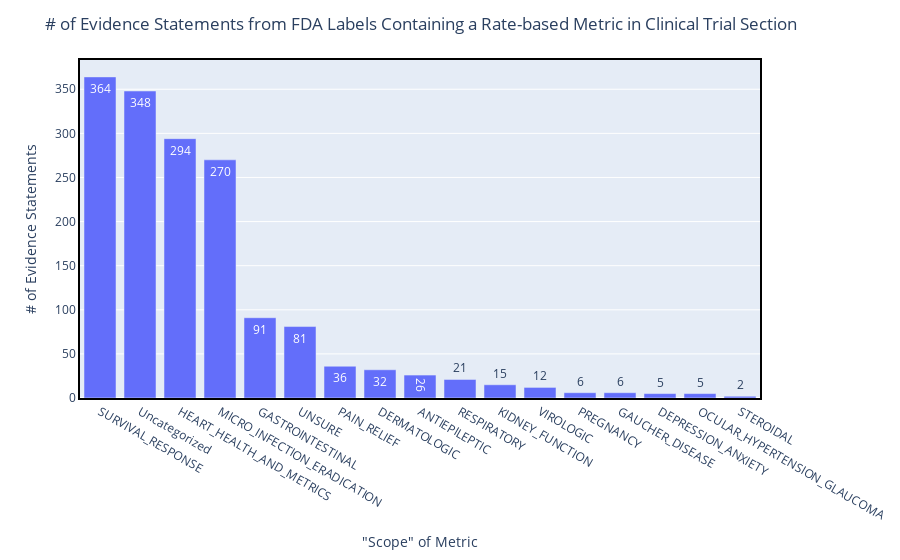

The notebook cell saved with this chart:
### Markdown cell above
### Make a Graph?

### Code cell
data_for_graph = data['bucket'].value_counts().rename_axis('Disease_Scope').reset_index(name='counts')

fig = px.bar(data_for_graph, x='Disease_Scope',y='counts', text_auto=True)
fig.update_layout(xaxis_title='"Scope" of Metric', 
                  yaxis_title='# of Evidence Statements',
                  title='# of Evidence Statements from FDA Labels Containing a Rate-based Metric in Clinical Trial Section',
                  xaxis=dict(
                        showline=True,     
                        linewidth=2,       
                        linecolor='black', 
                        mirror=True        
                    ),
                    yaxis=dict(            
                        showline=True,
                        linewidth=2,
                        linecolor='black',
                        mirror=True
                    ))
fig.write_image('scope_of_metric_bar_chart.jpg',width=1920/1.5,height=1080/1.5,scale=2)
fig.show()

### Figure 1 — Plotly figure (JSON) as saved in the notebook; plotly's stock layout.template omitted (floating-point values rounded to 4 significant figures)
{"data": [{"alignmentgroup": "True", "hovertemplate": "Disease_Scope=%{x}<br>counts=%{y}<extra></extra>", "legendgroup": "", "marker": {"color": "#636efa", "pattern": {"shape": ""}}, "name": "", "offsetgroup": "", "orientation": "v", "showlegend": false, "textposition": "auto", "texttemplate": "%{y}", "type": "bar", "x": ["SURVIVAL_RESPONSE", "Uncategorized", "HEART_HEALTH_AND_METRICS", "MICRO_INFECTION_ERADICATION", "GASTROINTESTINAL", "UNSURE", "PAIN_RELIEF", "DERMATOLOGIC", "ANTIEPILEPTIC", "RESPIRATORY", "KIDNEY_FUNCTION", "VIROLOGIC", "PREGNANCY", "GAUCHER_DISEASE", "DEPRESSION_ANXIETY", "OCULAR_HYPERTENSION_GLAUCOMA", "STEROIDAL"], "xaxis": "x", "y": [364, 348, 294, 270, 91, 81, 36, 32, 26, 21, 15, 12, 6, 6, 5, 5, 2], "yaxis": "y"}], "layout": {"barmode": "relative", "legend": {"tracegroupgap": 0}, "margin": {"t": 60}, "title": {"text": "# of Evidence Statements from FDA Labels Containing a Rate-based Metric in Clinical Trial Section"}, "xaxis": {"anchor": "y", "domain": [0, 1], "linecolor": "black", "linewidth": 2, "mirror": true, "showline": true, "title": {"text": "\"Scope\" of Metric"}}, "yaxis": {"anchor": "x", "domain": [0, 1], "linecolor": "black", "linewidth": 2, "mirror": true, "showline": true, "title": {"text": "# of Evidence Statements"}}}}
